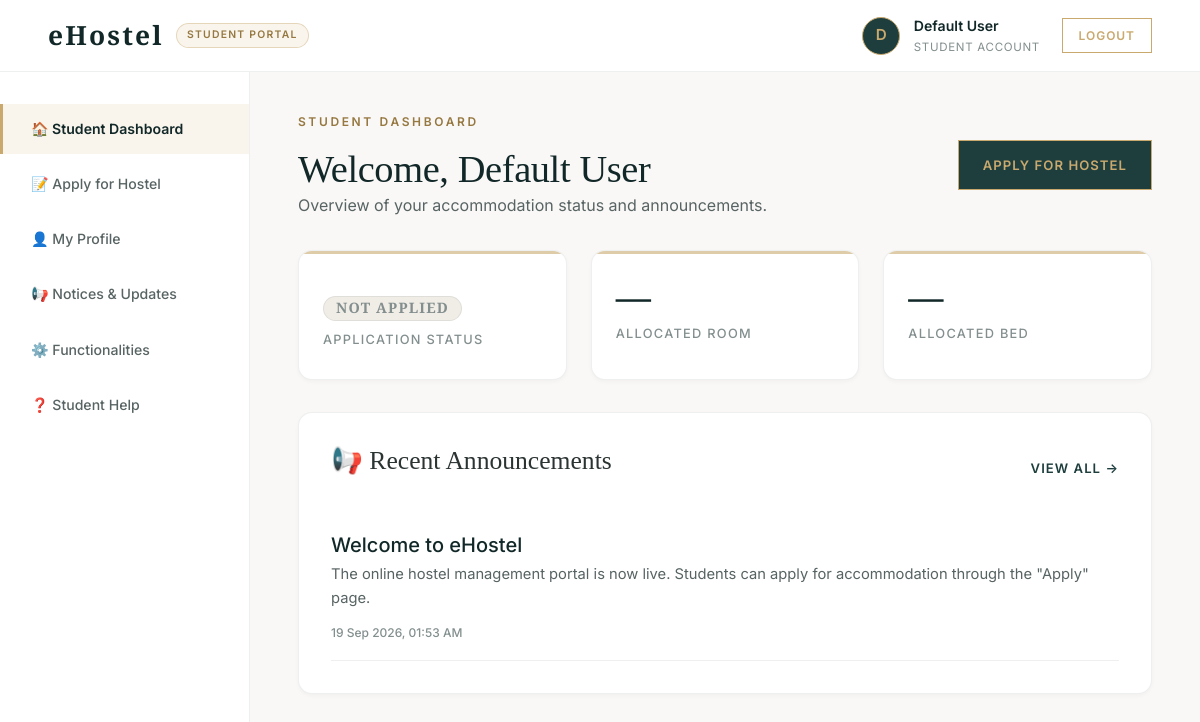
The page /student/dashboard.php (signed in) on the database its author committed.
### tables this page shows
CREATE TABLE IF NOT EXISTS announcements (
    announcement_id INT AUTO_INCREMENT PRIMARY KEY,
    title           VARCHAR(150) NOT NULL,
    content         TEXT NOT NULL,
    posted_by       INT,
    posted_date     TIMESTAMP DEFAULT CURRENT_TIMESTAMP,
    FOREIGN KEY (posted_by) REFERENCES users(user_id) ON DELETE SET NULL
);

### includes/auth.php (called while the page is built, shortened)
<?php
function h($str) {
    return htmlspecialchars($str ?? '', ENT_QUOTES, 'UTF-8');
}

### student/dashboard.php (the view, shortened to what this page needs)
<?php
require_once __DIR__ . '/../includes/auth.php';
require_once __DIR__ . '/../config/db.php';
$uid = $_SESSION['user_id'];
$stmt = mysqli_prepare($conn, "SELECT * FROM applications WHERE user_id = ? ORDER BY application_id DESC LIMIT 1");
mysqli_stmt_bind_param($stmt, "i", $uid);
mysqli_stmt_execute($stmt);
$application = mysqli_stmt_get_result($stmt)->fetch_assoc();
$allocation = null;
$anns = mysqli_query($conn, "SELECT title, content, posted_date FROM announcements ORDER BY posted_date DESC LIMIT 3");
?>
<!DOCTYPE html>
<html lang="en">
<head>
<link rel="stylesheet" href="../css/style.css?v=20260729">
</head>
<body>
<?php include __DIR__ . '/../includes/sidebar.php'; ?>
<div class="page-header">
    <div>
        <span class="section-label">STUDENT DASHBOARD</span>
        <h1 class="serif-heading" style="font-size:2.4rem;">Welcome, <?= h($_SESSION['full_name']) ?></h1>
        <p>Overview of your accommodation status and announcements.</p>
    </div>
    <div>
        <a href="apply.php" class="btn btn-luxury btn-accent">Apply For Hostel</a>
    </div>
</div>
<div class="card-grid" style="margin-bottom:2rem;">
    <div class="stat-card">
        <div class="num">
            <?php if ($application): ?>
                <span class="badge badge-<?= $application['status'] === 'approved' ? 'success' : ($application['status'] === 'rejected' ? 'danger' : 'warning') ?>" style="font-size:0.9rem;padding:0.35rem 0.85rem;">
                    <?= h(strtoupper($application['status'])) ?>
                </span>
            <?php else: ?>
                <span class="badge badge-muted" style="font-size:0.9rem;">NOT APPLIED</span>
            <?php endif; ?>
        </div>
        <div class="label">Application Status</div>
    </div>
    <div class="stat-card">
        <div class="num" style="font-size:2.2rem;"><?= $allocation ? h($allocation['room_number']) : '—' ?></div>
        <div class="label">Allocated Room</div>
    </div>
    <div class="stat-card">
        <div class="num" style="font-size:2.2rem;"><?= $allocation ? h($allocation['bed_number']) : '—' ?></div>
        <div class="label">Allocated Bed</div>
    </div>
</div>
<div class="card">
    <div style="display:flex;justify-content:space-between;align-items:center;margin-bottom:1.5rem;">
        <h3 class="serif-heading" style="font-size:1.6rem;">📢 Recent Announcements</h3>
        <a href="announcements.php" style="font-size:0.82rem;font-weight:600;text-transform:uppercase;letter-spacing:0.08em;">View All &rarr;</a>
    </div>
    <?php if ($anns && mysqli_num_rows($anns) > 0): ?>
        <?php while ($a = mysqli_fetch_assoc($anns)): ?>
            <div style="padding:1rem 0;border-bottom:1px solid var(--border);">
                <h4 style="color:var(--primary-dark);margin-bottom:0.35rem;"><?= h($a['title']) ?></h4>
                <p style="margin:0 0 0.5rem;color:var(--text-secondary);font-size:0.92rem;line-height:1.6;"><?= h($a['content']) ?></p>
                <span style="font-size:0.75rem;color:var(--text-muted);font-weight:500;"><?= date('d M Y, h:i A', strtotime($a['posted_date'])) ?></span>
            </div>
        <?php endwhile; ?>
    <?php else: ?>
        <p class="empty-state">No announcements posted yet.</p>
    <?php endif; ?>
</div>
<?php include __DIR__ . '/../includes/sidebar_close.php'; ?>
</body>
</html>

### rows shown on the page
announcements: title "Welcome to eHostel", content "The online hostel management portal is now live. Students can apply for accommodation through the \"Apply\" page.", posted_date "19 Sep 2026, 01:53 AM"

### other values the page prints
$role "STUDENT"
substr($_SESSION['full_name'] ?? 'U', 0, 1) "D"
$_SESSION['full_name'] "Default User"
